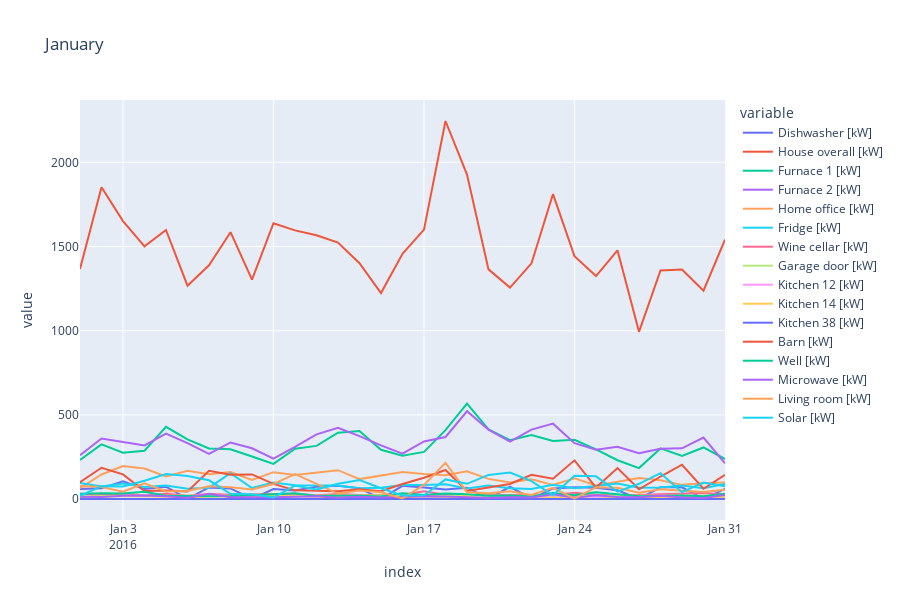

This figure's notebook cell:
### Code cell
cols_energy = ['Dishwasher [kW]','House overall [kW]',
        'Furnace 1 [kW]', 'Furnace 2 [kW]', 'Home office [kW]', 'Fridge [kW]',
        'Wine cellar [kW]', 'Garage door [kW]', 'Kitchen 12 [kW]',
        'Kitchen 14 [kW]', 'Kitchen 38 [kW]', 'Barn [kW]', 'Well [kW]',
        'Microwave [kW]', 'Living room [kW]', 'Solar [kW]']

cols_weather = ['temperature','humidity', 'visibility', 'apparentTemperature', 'pressure', 
                 'windSpeed', 'windBearing', 'dewPoint', 'cloudCover']


fig = px.line(data_frame=energy_per_day.loc["2016-01-01" : "2016-01-31"].filter(items=cols_energy),
              line_dash_sequence=['solid']*16, width=900, height=600, title="January") 
 
fig.show()
